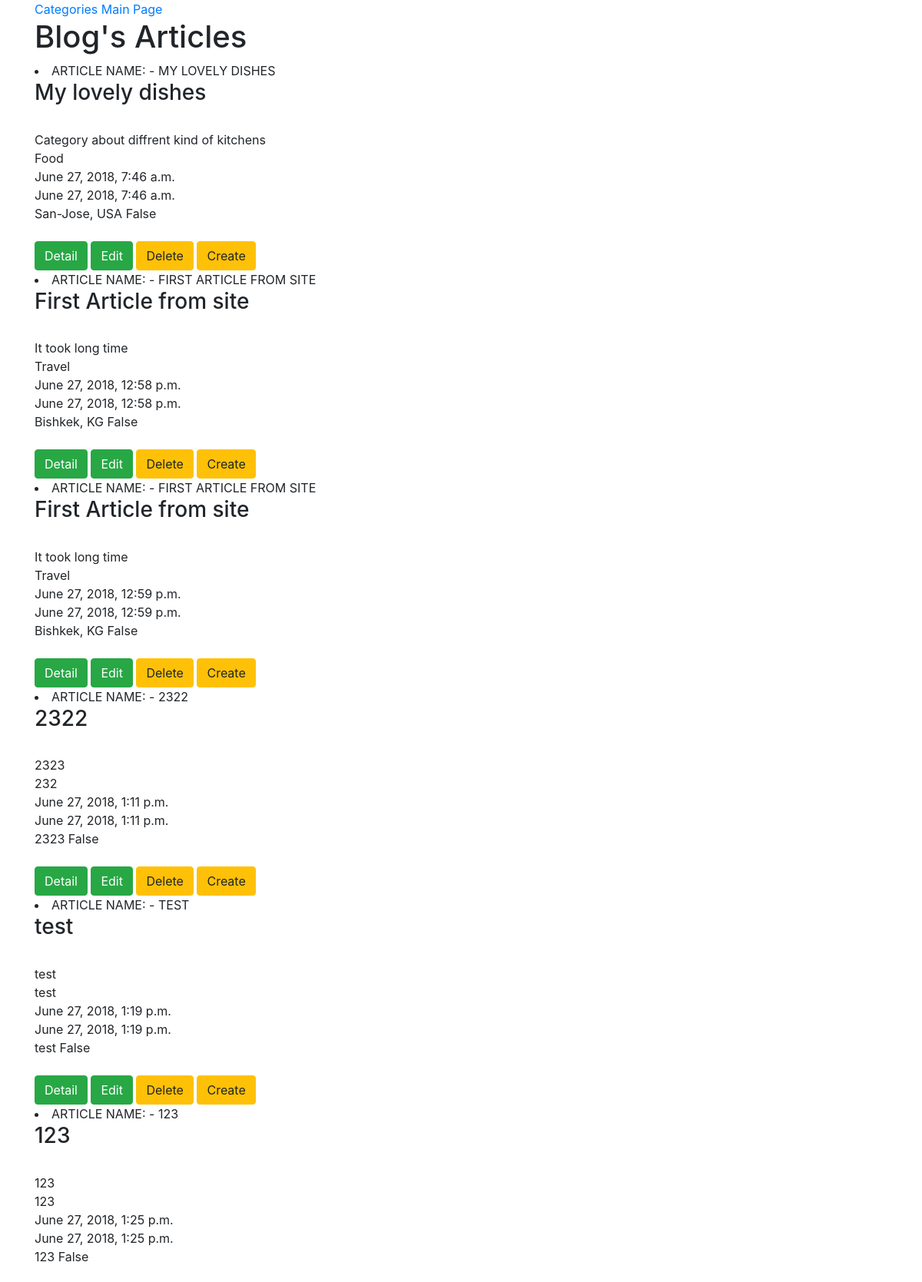
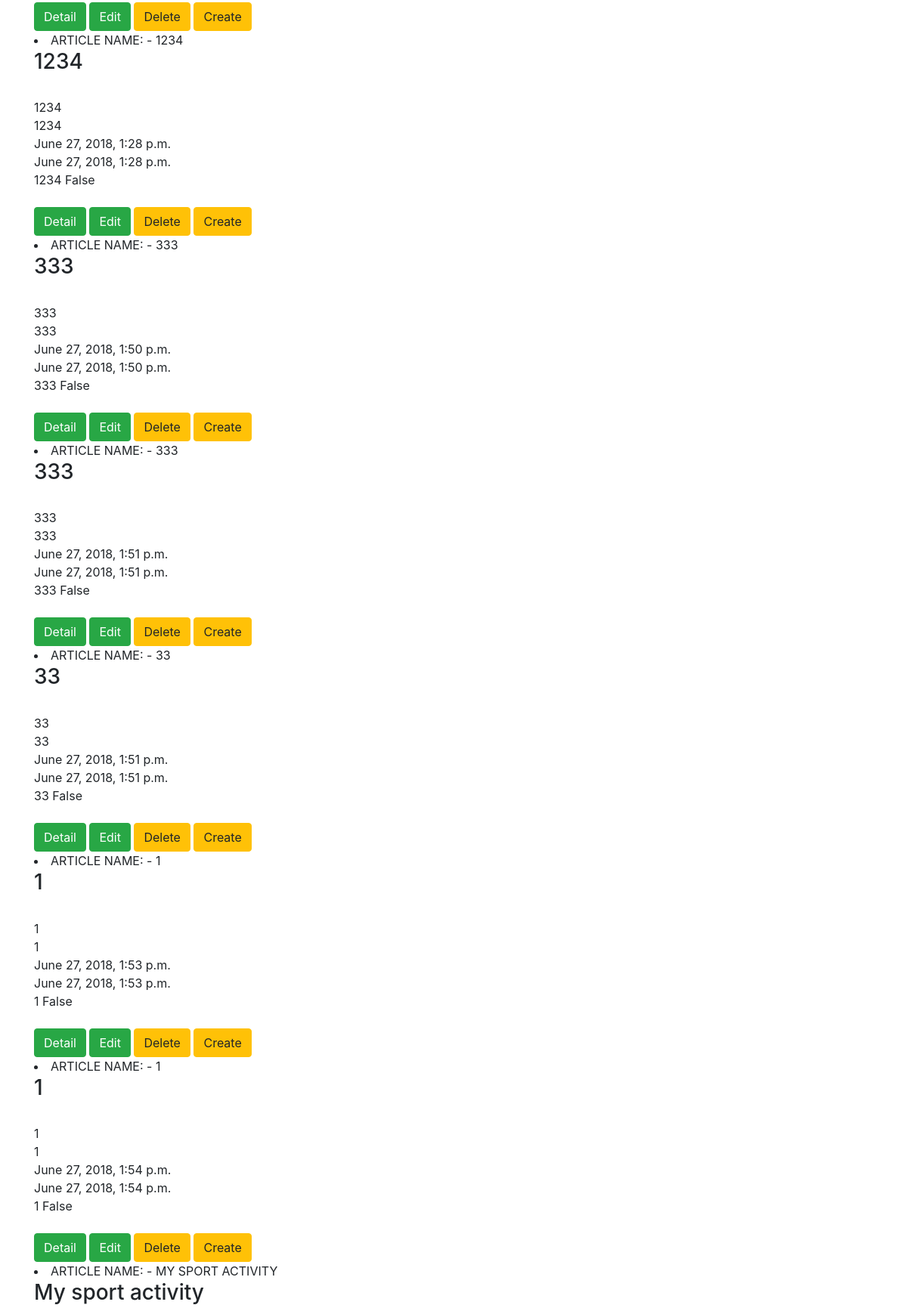
The app's page /article/ (upper part) with its own data (2 pictures, top to bottom).
### blog/models.py (models this page shows, shortened)
class Article(models.Model):
    title       = models.CharField(max_length=120)
    content     = models.TextField(max_length=120, null=True, blank=True)
    location    = models.CharField(max_length=120, null=True, blank=True)
    updated     = models.DateTimeField(auto_now=True, auto_now_add=False)
    timestamp   = models.DateTimeField(auto_now=False, auto_now_add=True)
    category    = models.CharField(max_length=120, null=True, blank=True)
    published   = models.BooleanField(default=False)
    is_approved = models.BooleanField(default=False)
    def __str__(self):
        return "Article name: - {}".format(self.title)

### blog/views.py (the view)
# urls.py: path('article/', article_listview),
def article_listview(request):
    template_name = 'article_listview.html'
    queryset = Article.objects.all()
    context = {
        "object_list": queryset
    }
    return render(request, template_name, context)

### templates/article_listview.html (shortened to what this page needs)
{% extends "base.html" %}
{% block content %}
<a href="/category"> Categories </a>
<a href="/"> Main Page </a>
<h1>Blog's Articles </h1>
{% for obj in object_list %}
<li>
{{ obj | upper }} <br/>
<h3>{{ obj.title }} </h3><br/>
{{ obj.content }} <br/>
{{ obj.category }} <br/>
{{ obj.timestamp }} <br/>
{{ obj.updated }} <br/>
{{ obj.location }}
{{ obj.published }} <br/>
</li> <br/>
<a href="/article/{{ obj.id }}" class="btn btn-success">Detail</a>
<a href="/article/{{ obj.id }}/update/" class="btn btn-success">Edit</a>
<a href="/article/{{ obj.id }}" class="btn btn-warning">Delete</a>
<a href="/article/create/"class="btn btn-warning">Create</a>
{% endfor %}
{% endblock %}

### records on screen
Article: title "ARTICLE NAME: - MY LOVELY DISHES", title "My lovely dishes", content "Category about diffrent kind of kitchens", category "Food", timestamp "June 27, 2018, 7:46 a.m.", updated "June 27, 2018, 7:46 a.m.", location "San-Jose, USA", published "False"
Article: title "ARTICLE NAME: - FIRST ARTICLE FROM SITE", title "First Article from site", content "It took long time", category "Travel", timestamp "June 27, 2018, 12:58 p.m.", updated "June 27, 2018, 12:58 p.m.", location "Bishkek, KG", published "False"
Article: title "ARTICLE NAME: - FIRST ARTICLE FROM SITE", title "First Article from site", content "It took long time", category "Travel", timestamp "June 27, 2018, 12:59 p.m.", updated "June 27, 2018, 12:59 p.m.", location "Bishkek, KG", published "False"
Article: title "ARTICLE NAME: - 2322", title "2322", content "2323", category "232", timestamp "June 27, 2018, 1:11 p.m.", updated "June 27, 2018, 1:11 p.m.", location "2323", published "False"
Article: title "ARTICLE NAME: - TEST", title "test", content "test", category "test", timestamp "June 27, 2018, 1:19 p.m.", updated "June 27, 2018, 1:19 p.m.", location "test", published "False"
Article: title "ARTICLE NAME: - 123", title "123", content "123", category "123", timestamp "June 27, 2018, 1:25 p.m.", updated "June 27, 2018, 1:25 p.m.", location "123", published "False"
Article: title "ARTICLE NAME: - 1234", title "1234", content "1234", category "1234", timestamp "June 27, 2018, 1:28 p.m.", updated "June 27, 2018, 1:28 p.m.", location "1234", published "False"
Article: title "ARTICLE NAME: - 333", title "333", content "333", category "333", timestamp "June 27, 2018, 1:50 p.m.", updated "June 27, 2018, 1:50 p.m.", location "333", published "False"
Article: title "ARTICLE NAME: - 333", title "333", content "333", category "333", timestamp "June 27, 2018, 1:51 p.m.", updated "June 27, 2018, 1:51 p.m.", location "333", published "False"
Article: title "ARTICLE NAME: - 33", title "33", content "33", category "33", timestamp "June 27, 2018, 1:51 p.m.", updated "June 27, 2018, 1:51 p.m.", location "33", published "False"
Article: title "ARTICLE NAME: - 1", title "1", content "1", category "1", timestamp "June 27, 2018, 1:53 p.m.", updated "June 27, 2018, 1:53 p.m.", location "1", published "False"
Article: title "ARTICLE NAME: - 1", title "1", content "1", category "1", timestamp "June 27, 2018, 1:54 p.m.", updated "June 27, 2018, 1:54 p.m.", location "1", published "False"
Article: title "ARTICLE NAME: - MY SPORT ACTIVITY", title "My sport activity"
